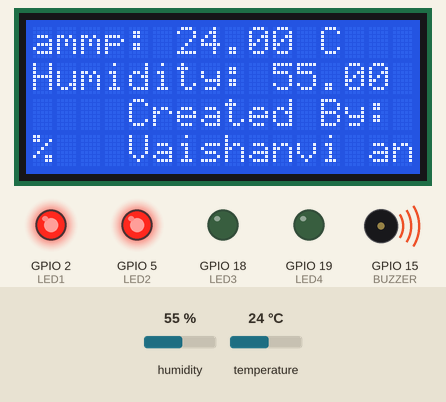
Recording of a sketch running on a simulated ESP32. On the bench: 16×4 character LCD, output pins drawn as LEDs (lit = HIGH), buzzer (waves = sounding). The test bench sets the inputs (shaded band); at power-on: temperature 24 °C, humidity 55 %.

Above: at 1.2 s.
1.3 s: temperature set to 27.6 °C
At 3.5 s:
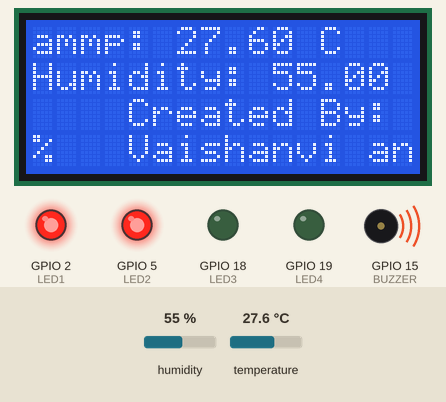
7.4 s: temperature set to 28.6 °C
At 9.5 s:
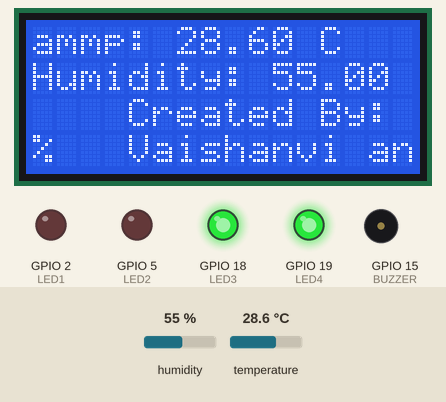
13.5 s: temperature set to 12 °C
At 15.6 s:
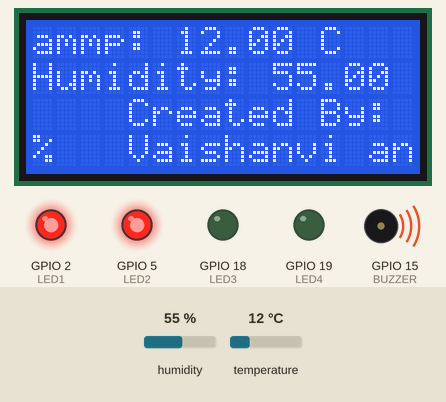
19.6 s: temperature set to 28 °C
At 21.6 s:
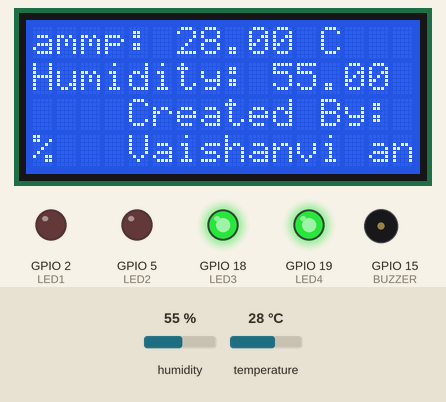
25.7 s: humidity set to 22 %
At 27.6 s:
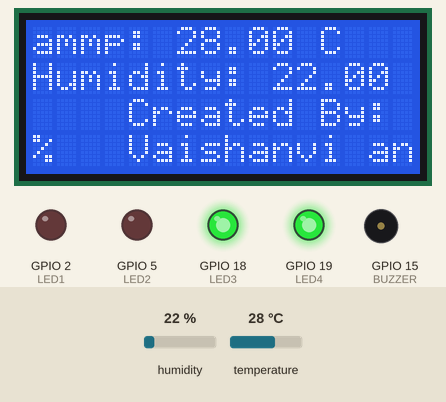
31.8 s: temperature set to 19 °C
At 85.25 s:
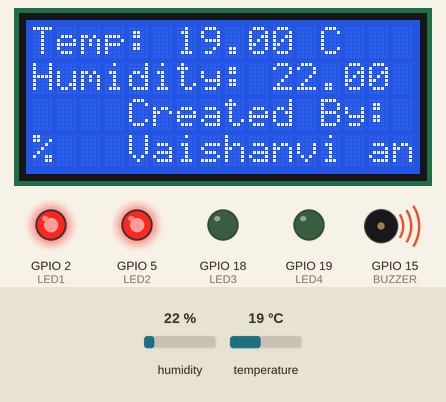
Timing chart, 0 to 85.3 s (numbered marks = the images above; inputs shaded):
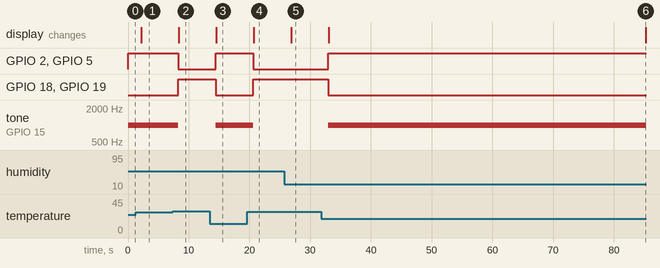

The sketch:

sketch.ino
```cpp
/************************************************
TITLE: Temperature Monitoring System using ESP32 Microcontroller
SUBMITTED BY: PENTUAN, ALVIN
SUBMITTED TO: PROF. MICHAEL SAMONTE
*************************************************/

#include <DHT.h>
#include <Wire.h>
#include <LiquidCrystal_I2C.h>

#define DHTPIN 4
#define DHTTYPE DHT22

#define LED1 2
#define LED2 5
#define LED3 18
#define LED4 19
#define BUZZER 15

DHT dht(DHTPIN, DHTTYPE);
LiquidCrystal_I2C lcd(0x27, 16, 4);

void setup() {
  lcd.init();         // initialize the LCD
  lcd.backlight();     // turn on backlight
  dht.begin();         // initialize DHT22 sensor
  pinMode(LED1, OUTPUT);
  pinMode(LED2, OUTPUT);
  pinMode(LED3, OUTPUT);
  pinMode(LED4, OUTPUT);
  pinMode(BUZZER, OUTPUT);
}

void loop() {
  float temp = dht.readTemperature(); // read temperature data from DHT22
  float hum = dht.readHumidity();     // read humidity data from DHT22

  lcd.setCursor(0, 0);
  lcd.print("Temp: ");
  lcd.print(temp);
  lcd.print(" C");

  if (temp < 28.0) {
    digitalWrite(LED1, HIGH);
    digitalWrite(LED2, HIGH);
    digitalWrite(LED3, LOW);
    digitalWrite(LED4, LOW);
    tone(BUZZER, 1000); // Start the buzzer at 1 kHz
  }
  else {
    digitalWrite(LED1, LOW);
    digitalWrite(LED2, LOW);
    digitalWrite(LED3, HIGH);
    digitalWrite(LED4, HIGH);
    noTone(BUZZER); // Stop the buzzer
  }

  lcd.setCursor(0, 1);
  lcd.print("Humidity: ");
  lcd.print(hum);
  lcd.print(" %");
  lcd.setCursor(0, 2);
  lcd.print("Created By:");
  lcd.setCursor(0, 3);
  lcd.print("Vaishanvi and her team");
}
```

Measured:
- the behaviour switches between 27.9 and 28 °C on temperature (found by bisection; images 1 and 2)
- after the input at 1.3 s, the display: changes after 0.89 s (image 1)
- after the input at 7.4 s, GPIO 2 (LED1), GPIO 5 (LED2): HIGH → LOW after 0.91 s; GPIO 18 (LED3), GPIO 19 (LED4): LOW → HIGH after 0.91 s; tone on GPIO 15 (BUZZER): 1000 Hz → silent after 0.91 s; the display: changes after 0.96 s (image 2)
- after the input at 13.5 s, GPIO 2 (LED1), GPIO 5 (LED2): LOW → HIGH after 0.98 s; GPIO 18 (LED3), GPIO 19 (LED4): HIGH → LOW after 0.98 s; tone on GPIO 15 (BUZZER): silent → 1000 Hz after 0.98 s; the display: changes after 1.0 s (image 3)
- after the input at 19.6 s, GPIO 2 (LED1), GPIO 5 (LED2): HIGH → LOW after 1.1 s; GPIO 18 (LED3), GPIO 19 (LED4): LOW → HIGH after 1.1 s; tone on GPIO 15 (BUZZER): 1000 Hz → silent after 1.1 s; the display: changes after 1.1 s (image 4)
- after the input at 25.7 s, the display: changes after 1.2 s (image 5)
- after the input at 31.8 s, GPIO 2 (LED1), GPIO 5 (LED2): LOW → HIGH after 1.2 s; GPIO 18 (LED3), GPIO 19 (LED4): HIGH → LOW after 1.2 s; tone on GPIO 15 (BUZZER): silent → 1000 Hz after 1.2 s; the display: first changes after 1.2 s (image 6 shows a later state)
